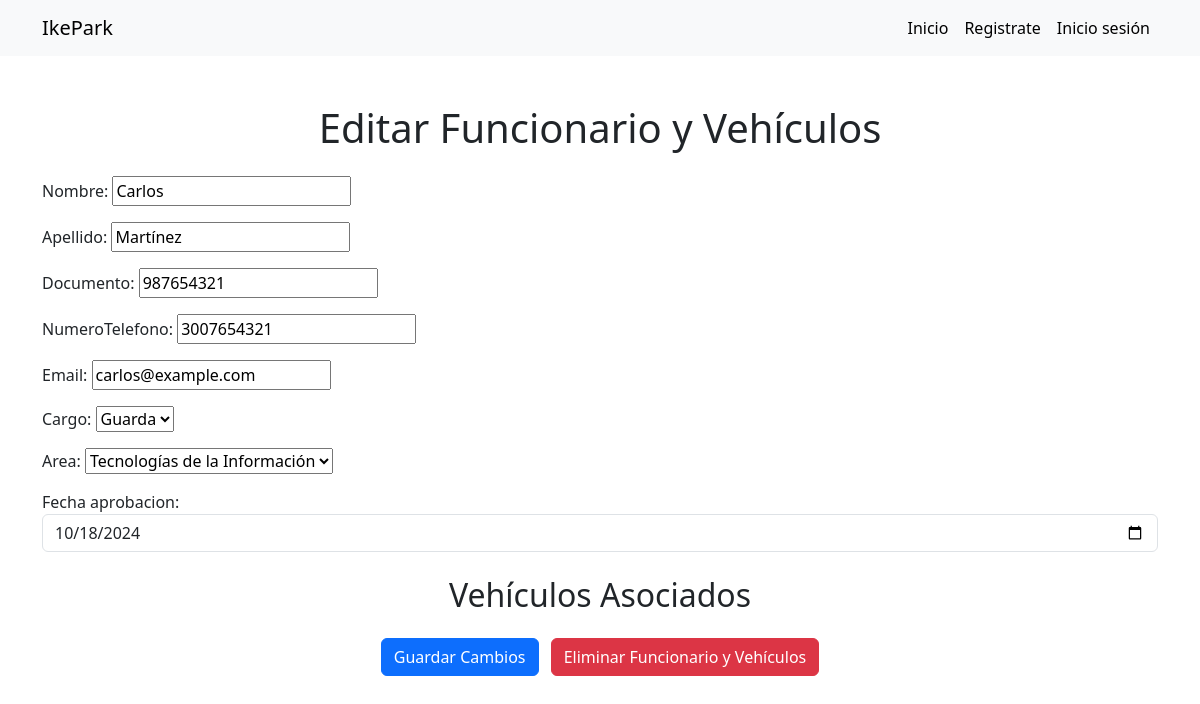
Page /funcionario/1/edit/ on the committed database.
### funveh/models.py (models this page shows, shortened)
class Funcionario(models.Model):
    nombre = models.CharField(max_length=100)
    apellido = models.CharField(max_length=100)
    documento = models.CharField(max_length=20)
    numeroTelefono = models.CharField(max_length=15)
    email = models.EmailField()
    cargo = models.ForeignKey(Cargo, null=True, blank=True, on_delete=models.SET_NULL)
    area = models.ForeignKey(Area, null=True, blank=True, on_delete=models.SET_NULL)
    fecha_aprobacion = models.DateTimeField(null=True, blank=True)

class Cargo(models.Model):
    nombre = models.CharField(max_length=100)
    def __str__(self):
        return self.nombre

class Area(models.Model):
    nombre = models.CharField(max_length=100)
    def __str__(self):
        return self.nombre

### funveh/views.py (the view)
# urls.py: path('funcionario/<int:pk>/edit/', views.update_funcionario, name='update_funcionario'),
def update_funcionario(request, pk):
    funcionario = get_object_or_404(Funcionario, pk=pk)
    vehiculos = Vehiculo.objects.filter(funcionario=funcionario)
    VehiculoFormSet = modelformset_factory(Vehiculo, form=VehiculoForm, extra=0)
    if request.method == 'POST':
        funcionario_form = FuncionarioForm(request.POST, instance=funcionario)
        formset = VehiculoFormSet(request.POST, queryset=vehiculos)
        if 'delete' in request.POST:
            vehiculos.delete()
            funcionario.delete()
            messages.success(request, "Funcionario y vehículos eliminados exitosamente.")
            return redirect('tasks')
        if funcionario_form.is_valid() and formset.is_valid():
            funcionario_form.save()
            for form in formset:
                if form.cleaned_data.get('DELETE'):
                    vehiculo = form.instance
                    vehiculo.delete()
                else:
                    form.save()
            messages.success(request, "Datos actualizados exitosamente.")
            return redirect('tasks')
    else:
        funcionario_form = FuncionarioForm(instance=funcionario)
        formset = VehiculoFormSet(queryset=vehiculos)
    return render(request, 'update_funcionario.html', {
        'funcionario_form': funcionario_form,
        'formset': formset,
    })

### funveh/forms.py
class FuncionarioForm(forms.ModelForm):
    class Meta:
        model = Funcionario
        fields = ['nombre', 'apellido',  'documento' ,'numeroTelefono', 'email', 'cargo', 'area', 'fecha_aprobacion']
    fecha_aprobacion = forms.DateField(
        widget=forms.DateInput(attrs={'type': 'date', 'class': 'form-control'}),
        required=False  # Hazlo no obligatorio si es necesario
    )

### funveh/templates/update_funcionario.html (shortened to what this page needs)
{% extends 'base.html' %}
{% block content %}
<main class="container mt-5">
    <h1 class="text-center mb-4">Editar Funcionario y Vehículos</h1>
    <form method="post">
        <div class="mb-4">
            {{ funcionario_form.as_p }}
        </div>
        <div class="mb-4">
            <h2 class="text-center">Vehículos Asociados</h2>
        </div>
        <div class="text-center">
            <button type="submit" class="btn btn-primary me-2">Guardar Cambios</button>
            <button type="submit" name="delete" value="true" class="btn btn-danger">Eliminar Funcionario y Vehículos</button>
        </div>
    </form>
</main>
{% endblock %}

### rows in the picture
Funcionario: nombre "Carlos", apellido "Martínez", documento "987654321", numeroTelefono "3007654321", email "carlos@example.com", cargo "Guarda", area "Tecnologías de la Información", fecha_aprobacion "10/18/2024"
